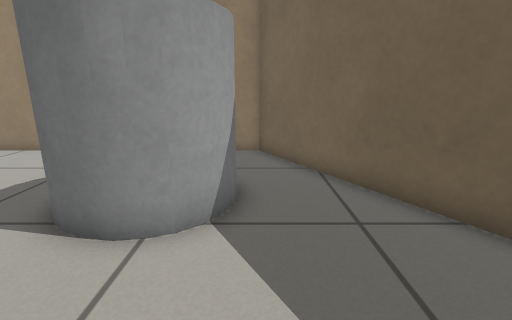
View 1 (above)

16 first-person views from a walk through a Gazebo world. The camera is 0.63 m above the floor, tilts 14° down and sees 85° across. The floor is counted in squares, 0.25 m on a side. Each view is taken from the middle of a square. On the plan, view 1 faces up. The plan holds only what a view shows up to about 18 squares ahead; the rest is blank.

View 2
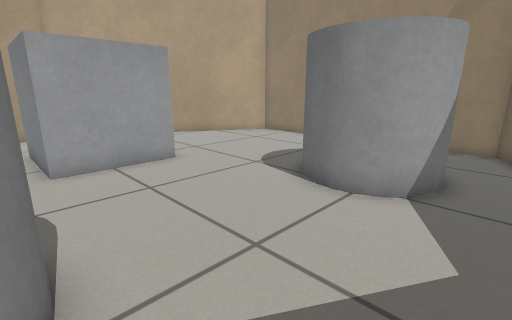

View 3
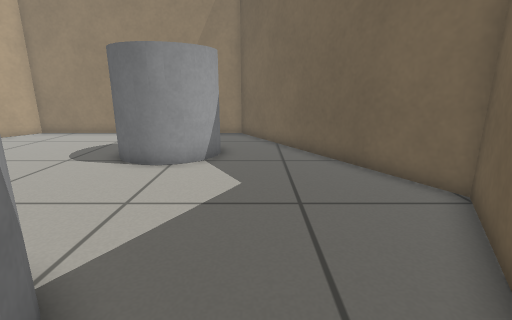

View 4
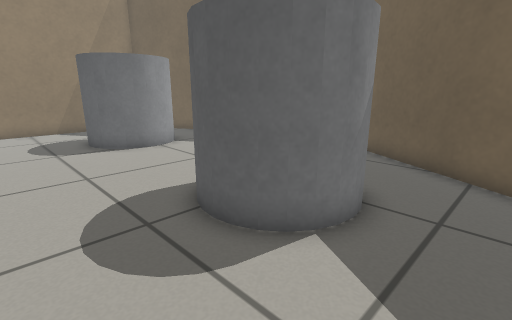

View 5
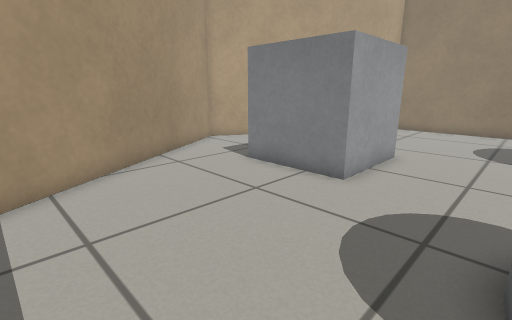

View 6
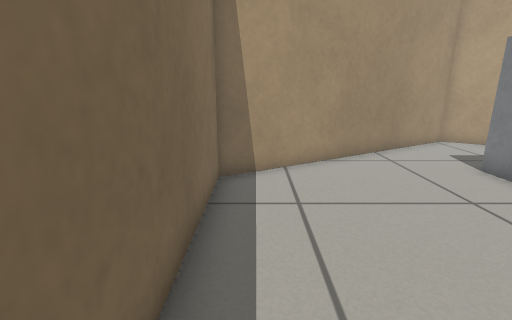

View 7
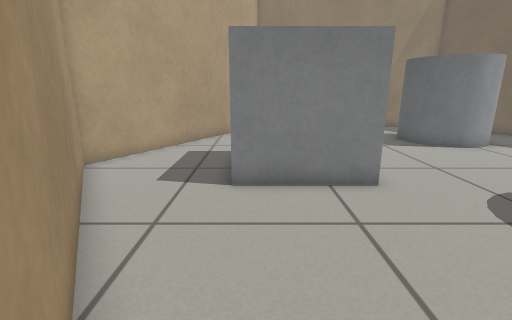

View 8
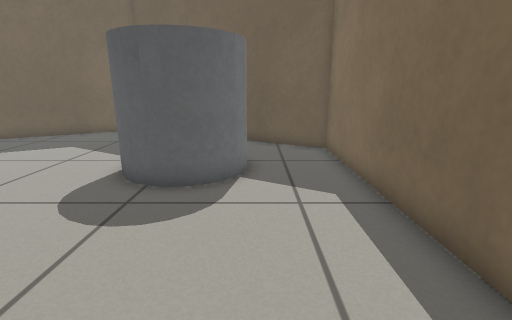

View 9
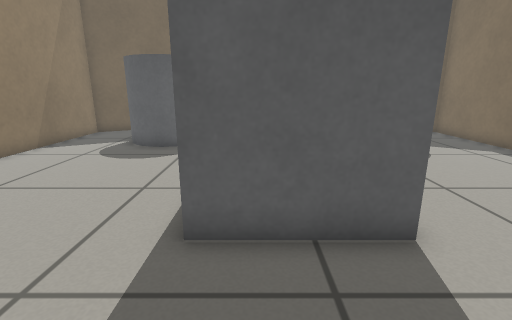

View 10
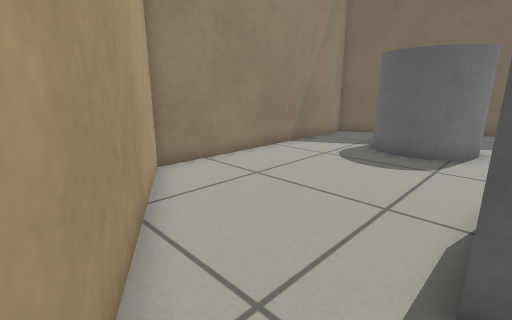

View 11
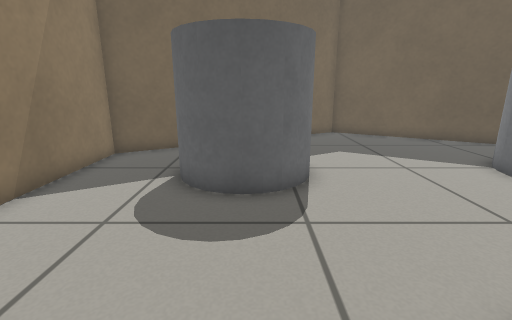

View 12
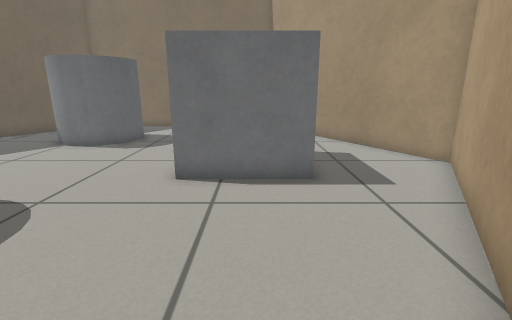

View 13
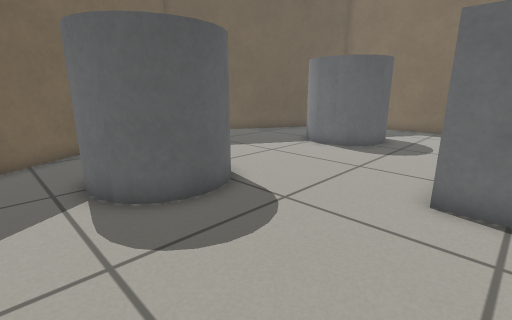

View 14
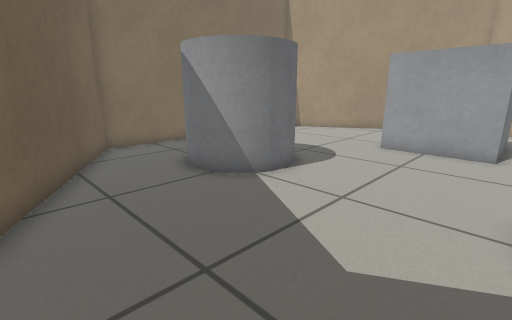

View 15
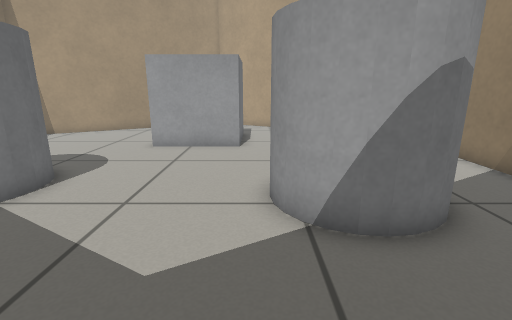

View 16
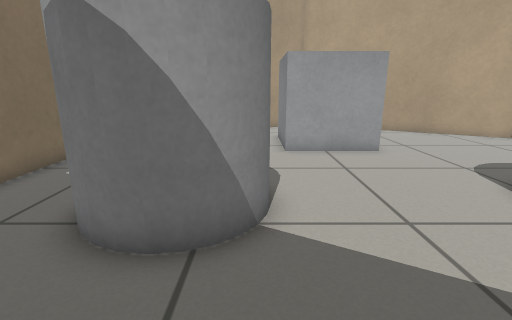

### Floor plan
Key: @ floor where view 1 was taken; # wall or solid block; . floor; C grey cylinder; B grey box.
Columns run from 18 left of view 1 to 6 right of it. Each row starts with its distance up from view 1.
 12       ##############
 11      ##............#
 10     ##.............##
  9     #...............#
  8    ##.........CCCC..##
  7    #..........C  C...##
  6   ##..........C  C....#
  5   #...........CCCC....##
  4  ##............C.......#
  3 ##...BBBBB.............##
  2 #....B   B..............#
  1 #....B   B..............#
  0 ##...B   B........@....##
 -1  #....BBBB.............#
 -2  ##...........CCC.....##
 -3   #..........CC  C....#
 -4   ##.........C   C...##
 -5    ##.........C CC...#
 -6     #..........C....##
 -7     ##.............##
 -8      #.............#
 -9      ###############

Where each view was taken, in squares from view 1:
view 1: 0 up, 0 right, facing up
view 2: 2 down, 1 right, facing up-left
view 3: 5 down, 1 right, facing up
view 4: 8 down, 8 left, facing up-right
view 5: 8 down, 5 left, facing up-left
view 6: 8 down, 4 left, facing left
view 7: 8 down, 12 left, facing up
view 8: 6 down, 12 left, facing right
view 9: 2 up, 17 left, facing right
view 10: 3 up, 16 left, facing up-right
view 11: 6 up, 11 left, facing right
view 12: 11 up, 11 left, facing down
view 13: 10 up, 10 left, facing down-right
view 14: 4 up, 4 right, facing down-left
view 15: 4 up, 4 right, facing left
view 16: 2 down, 3 right, facing left
